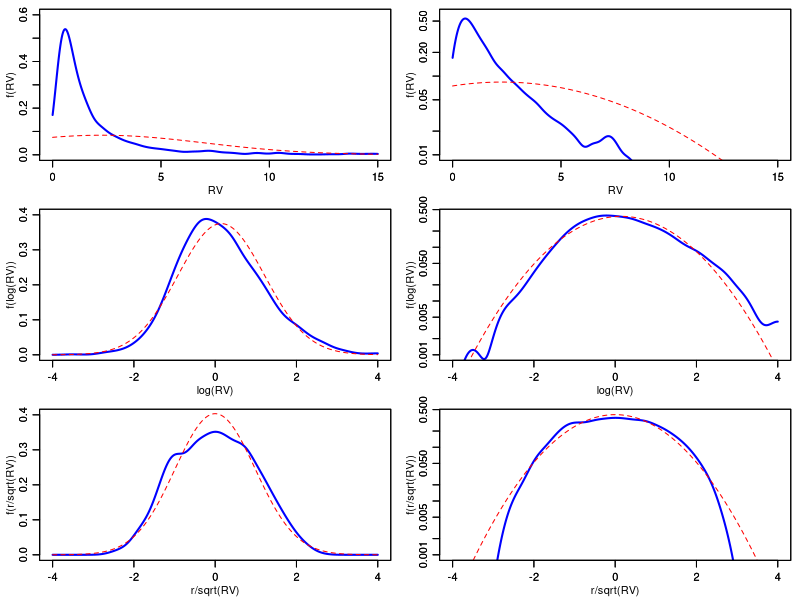

Here is the R script that generated this plot: (Note: this script raises an error after producing the figure.)
# clear history
rm(list = ls(all = TRUE))
graphics.off()

# load data
ibm = read.table("ibm.dat", header = F, col.names = c("date", "rv", "returns"))

# if save output as pdf
# pdf(file = "kernel.pdf", paper = "special", width = 6, height = 8.5)
# op = par(no.readonly = TRUE)

par(mgp = c(1.75, 0.75, 0))
par(mar = c(3, 3, 0.7, 0.7))
par(mfrow = c(3, 2))

kern = density(ibm$rv, n = 1000, from = 0, to = 15)

plot(kern$x, kern$y, type = "l", xlab = "RV", ylab = "f(RV)", lwd = 2, col = "blue", 
     ylim = c(0, 0.6))
par(new = T)
plot(kern$x, dnorm(kern$x, mean = mean(ibm$rv), sd = sd(ibm$rv)), ylab = "", xlab = "", 
     type = "l", lwd = 1, col = "red", lty = 2, ylim = c(0, 0.6))

plot(kern$x, kern$y, type = "l", xlab = "RV", ylab = "f(RV)", lwd = 2, col = "blue", 
     log = "y", ylim = c(0.01, 0.6))
par(new = T)
plot(kern$x, dnorm(kern$x, mean = mean(ibm$rv), sd = sd(ibm$rv)), ylab = "", xlab = "", 
     type = "l", log = "y", lwd = 1, col = "red", lty = 2, ylim = c(0.01, 0.6))

logKern <- density(log(ibm$rv), n = 1000, from = -4, to = 4)

plot(logKern$x, logKern$y, type = "l", xlab = "log(RV)", ylab = "f(log(RV))", lwd = 2, 
     col = "blue", ylim = c(0, 0.4))
par(new = T)
plot(logKern$x, dnorm(logKern$x, mean = mean(log(ibm$rv)), sd = sd(log(ibm$rv))), 
     ylab = "", xlab = "", type = "l", lwd = 1, col = "red", lty = 2, ylim = c(0, 
                                                                               0.4))

plot(logKern$x, logKern$y, type = "l", xlab = "log(RV)", ylab = "f(log(RV))", lwd = 2, 
     col = "blue", ylim = c(0.001, 0.4), log = "y")
par(new = T)
plot(logKern$x, dnorm(logKern$x, mean = mean(log(ibm$rv)), sd = sd(log(ibm$rv))), 
     ylab = "", xlab = "", type = "l", lwd = 1, col = "red", lty = 2, ylim = c(0.001, 
                                                                               0.4), log = "y")

stdKern = density(ibm$returns/sqrt(ibm$rv), n = 1000, from = -4, to = 4)

plot(stdKern$x, stdKern$y, type = "l", xlab = "r/sqrt(RV)", ylab = "f(r/sqrt(RV))", 
     lwd = 2, col = "blue", ylim = c(0, 0.4))
par(new = T)
plot(stdKern$x, dnorm(stdKern$x, mean = mean(ibm$returns/sqrt(ibm$rv)), sd = sd(ibm$returns/sqrt(ibm$rv))), 
     ylab = "", xlab = "", type = "l", lwd = 1, col = "red", lty = 2, ylim = c(0, 
                                                                               0.4))

plot(stdKern$x, stdKern$y, type = "l", xlab = "r/sqrt(RV)", ylab = "f(r/sqrt(RV))", 
     lwd = 2, col = "blue", ylim = c(0.001, 0.4), log = "y")
par(new = T)
plot(stdKern$x, dnorm(stdKern$x, mean = mean(ibm$returns/sqrt(ibm$rv)), sd = sd(ibm$returns/sqrt(ibm$rv))), 
     ylab = "", xlab = "", type = "l", lwd = 1, col = "red", lty = 2, ylim = c(0.001, 
                                                                               0.4), log = "y")

par(op)
dev.off() 

